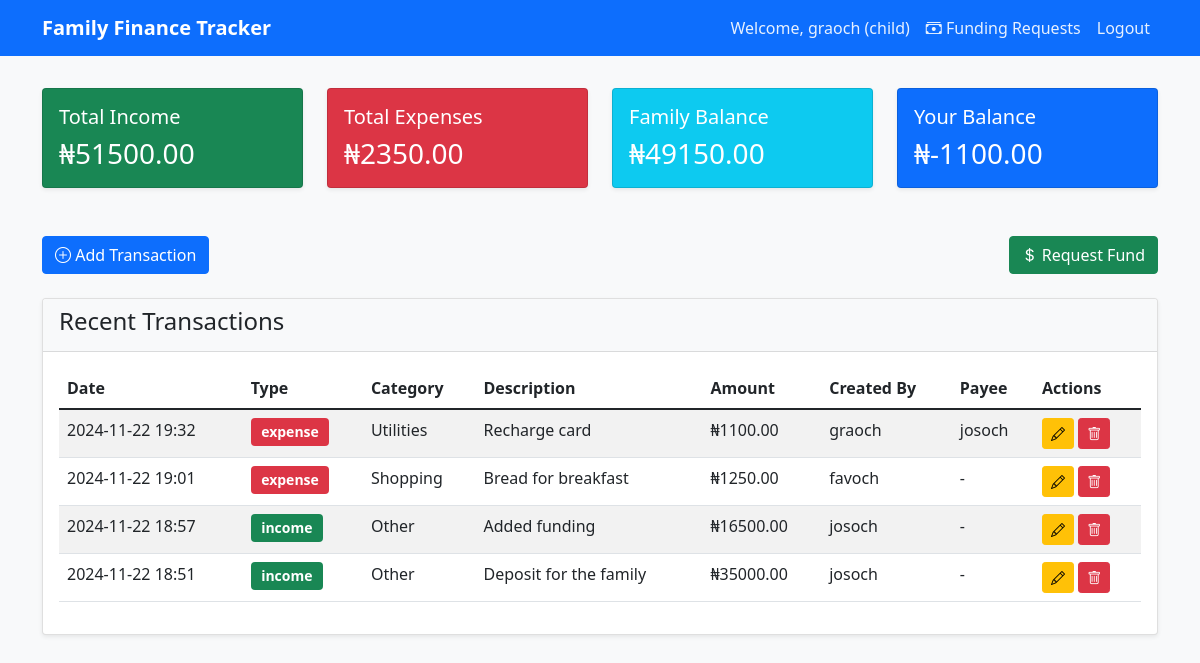
The page /dashboard (signed in) on the database its author committed.
### app.py (models this page shows, shortened)
class User(db.Model, UserMixin):
    id = db.Column(db.Integer, primary_key=True)
    username = db.Column(db.String(80), unique=True, nullable=False)
    email = db.Column(db.String(120), unique=True, nullable=False)
    password_hash = db.Column(db.String(128))
    role = db.Column(db.String(20), nullable=False)
    balance = db.Column(db.Float, default=0.0)
    is_active = db.Column(db.Boolean, default=True)
    family_id = db.Column(db.Integer, db.ForeignKey('family.id'))
    created_at = db.Column(db.DateTime, default=datetime.utcnow)
    funding_requests = db.relationship('FundingRequest',
                                     foreign_keys='FundingRequest.requested_by',
                                     backref=db.backref('requester_ref', lazy=True),
                                     lazy=True)
    requests_approved = db.relationship('FundingRequest',
                                      foreign_keys='FundingRequest.approved_by',
                                      backref=db.backref('approver_ref', lazy=True),
                                      lazy=True)
    funding_request_balances = db.relationship('FundingRequestBalance',
                                             backref='user_ref',
                                             lazy=True)
    @property
    def password(self):
        raise AttributeError('password is not a readable attribute')

class Transaction(db.Model):
    __tablename__ = 'financial_transaction'
    id = db.Column(db.Integer, primary_key=True)
    amount = db.Column(db.Float, nullable=False)
    category = db.Column(db.String(50), nullable=False)
    description = db.Column(db.String(200))
    transaction_type = db.Column(db.String(20), nullable=False)  # income/expense
    created_by = db.Column(db.Integer, db.ForeignKey('user.id'), nullable=False)
    payee_id = db.Column(db.Integer, db.ForeignKey('user.id'))
    family_id = db.Column(db.Integer, db.ForeignKey('family.id'), nullable=False)
    created_at = db.Column(db.DateTime, default=datetime.utcnow)
    creator = db.relationship('User', foreign_keys=[created_by], backref='transactions_created')
    payee = db.relationship('User', foreign_keys=[payee_id], backref='transactions_received')

### app.py (the view)
@app.route('/dashboard')
@login_required
def dashboard():
    transactions = Transaction.query.filter_by(family_id=current_user.family_id).order_by(Transaction.created_at.desc()).all()
    total_income = sum(t.amount for t in transactions if t.transaction_type == 'income')
    total_expense = sum(t.amount for t in transactions if t.transaction_type == 'expense')
    balance = total_income - total_expense
    user_balance = current_user.balance
    return render_template('dashboard.html',
                         transactions=transactions,
                         total_income=total_income,
                         total_expense=total_expense,
                         balance=balance,
                         user_balance=user_balance)

### app.py (called while the page is built)
@login_manager.user_loader
def load_user(user_id):
    return User.query.get(int(user_id))

### templates/dashboard.html (shortened to what this page needs)
<!DOCTYPE html>
<html lang="en">
<head>
    <link href="https://cdn.jsdelivr.net/npm/bootstrap@5.1.3/dist/css/bootstrap.min.css" rel="stylesheet">
    <link rel="stylesheet" href="https://cdn.jsdelivr.net/npm/bootstrap-icons@1.7.2/font/bootstrap-icons.css">
    <link rel="stylesheet" href="{{ url_for('static', filename='style.css') }}">
</head>
<body>
    <nav class="navbar navbar-expand-lg navbar-dark bg-primary">
        <div class="container">
            <a class="navbar-brand" href="#">Family Finance Tracker</a>
            <div class="collapse navbar-collapse" id="navbarNav">
                <ul class="navbar-nav ms-auto">
                    <li class="nav-item">
                        <span class="nav-link">Welcome, {{ current_user.username }} ({{ current_user.role }})</span>
                    </li>
                    <li class="nav-item">
                        <a class="nav-link" href="{{ url_for('funding_requests') }}">
                            <i class="bi bi-cash-stack"></i> Funding Requests
                        </a>
                    </li>
                    <li class="nav-item">
                        <a class="nav-link" href="{{ url_for('logout') }}">Logout</a>
                    </li>
                </ul>
            </div>
        </div>
    </nav>
    <div class="container mt-4">
        <div class="row mb-4">
            <div class="col-md-3">
                <div class="card bg-success text-white">
                    <div class="card-body">
                        <h5 class="card-title">Total Income</h5>
                        <h3 class="card-text">₦{{ "%.2f"|format(total_income) }}</h3>
                    </div>
                </div>
            </div>
            <div class="col-md-3">
                <div class="card bg-danger text-white">
                    <div class="card-body">
                        <h5 class="card-title">Total Expenses</h5>
                        <h3 class="card-text">₦{{ "%.2f"|format(total_expense) }}</h3>
                    </div>
                </div>
            </div>
            <div class="col-md-3">
                <div class="card bg-info text-white">
                    <div class="card-body">
                        <h5 class="card-title">Family Balance</h5>
                        <h3 class="card-text">₦{{ "%.2f"|format(balance) }}</h3>
                    </div>
                </div>
            </div>
            <div class="col-md-3">
                <div class="card bg-primary text-white">
                    <div class="card-body">
                        <h5 class="card-title">Your Balance</h5>
                        <h3 class="card-text">₦{{ "%.2f"|format(user_balance) }}</h3>
                    </div>
                </div>
            </div>
        </div>
        <div class="row mb-4">
            <div class="col d-flex justify-content-between">
                <a href="{{ url_for('add_transaction') }}" class="btn btn-primary">
                    <i class="bi bi-plus-circle"></i> Add Transaction
                </a>
                <a href="{{ url_for('add_funding_request') }}" class="btn btn-success">
                    <i class="bi bi-currency-dollar"></i> Request Fund
                </a>
            </div>
        </div>
        <div class="card">
            <div class="card-header">
                <h4>Recent Transactions</h4>
            </div>
            <div class="card-body">
                <div class="table-responsive">
                    <table class="table table-striped">
                        <thead>
                            <tr>
                                <th>Date</th>
                                <th>Type</th>
                                <th>Category</th>
                                <th>Description</th>
                                <th>Amount</th>
                                <th>Created By</th>
                                <th>Payee</th>
                                <th>Actions</th>
                            </tr>
                        </thead>
                        <tbody>
                            {% for transaction in transactions %}
                            <tr>
                                <td>{{ transaction.created_at.strftime('%Y-%m-%d %H:%M') }}</td>
                                <td>
                                    <span class="badge {% if transaction.transaction_type == 'income' %}bg-success{% else %}bg-danger{% endif %}">
                                        {{ transaction.transaction_type }}
                                    </span>
                                </td>
                                <td>{{ transaction.category }}</td>
                                <td>{{ transaction.description }}</td>
                                <td>₦{{ "%.2f"|format(transaction.amount) }}</td>
                                <td>{{ transaction.creator.username }}</td>
                                <td>{{ transaction.payee.username if transaction.payee else '-' }}</td>
                                <td>
                                    <a href="{{ url_for('edit_transaction', id=transaction.id) }}" class="btn btn-sm btn-warning">
                                        <i class="bi bi-pencil"></i>
                                    </a>
                                    <a href="{{ url_for('delete_transaction', id=transaction.id) }}" class="btn btn-sm btn-danger" onclick="return confirm('Are you sure you want to delete this transaction?')">
                                        <i class="bi bi-trash"></i>
                                    </a>
                                </td>
                            </tr>
                            {% endfor %}
                        </tbody>
                    </table>
                </div>
            </div>
        </div>
    </div>
</body>
</html>

### static/style.css (style rules this page uses)
body { background-color: #f8f9fa; }
.navbar { margin-bottom: 2rem; }
.card { box-shadow: 0 0.125rem 0.25rem rgba(0, 0, 0, 0.075); margin-bottom: 1.5rem; }
.card-header { background-color: #f8f9fa; border-bottom: 1px solid rgba(0, 0, 0, 0.125); }
.table th { font-weight: 600; }
.badge { font-size: 0.875rem; padding: 0.5em 0.75em; }
.btn-primary { background-color: #0d6efd; border-color: #0d6efd; }
.navbar-brand { font-weight: 600; }
.nav-link { color: rgba(255, 255, 255, 0.9) !important; }

### rows shown on the page
User: username "graoch", role "child", balance "-1100.00"
Transaction: amount "1100.00"
Transaction: amount "1250.00"
Transaction: amount "16500.00"
Transaction: amount "35000.00"

### other values the page prints
{{ "%.2f"|format(total_income) }} "51500.00"
{{ "%.2f"|format(total_expense) }} "2350.00"
{{ "%.2f"|format(balance) }} "49150.00"
